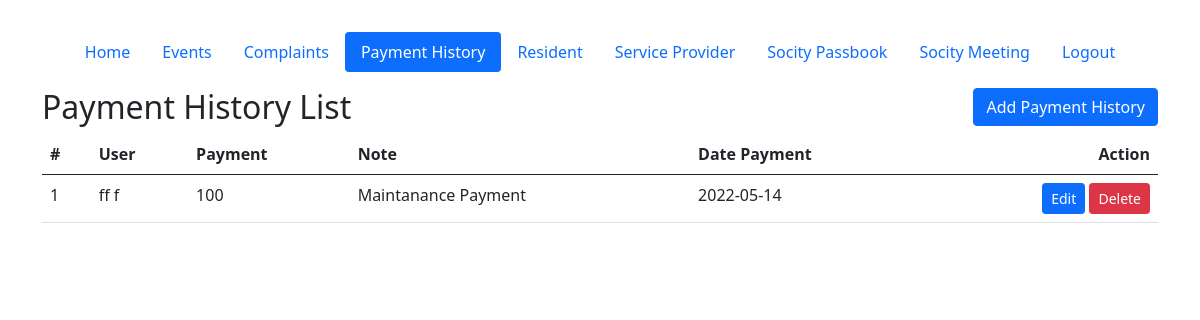
Page /admin/PaymentHistory.php (signed in) on the committed database.
### tables this page shows
CREATE TABLE `paymenthistory` (
  `id` int(11) NOT NULL,
  `user_id` int(11) NOT NULL,
  `payment` int(11) NOT NULL,
  `note` text NOT NULL,
  `date_payment` date NOT NULL,
  `date_added` datetime NOT NULL
);

### admin/db.php (called while the page is built, shortened)
<?php
$base_url = "http://".$_SERVER['HTTP_HOST'];
$base_url .= str_replace(basename($_SERVER['SCRIPT_NAME']),"",$_SERVER['SCRIPT_NAME']);
?>

### admin/PaymentHistory.php (the view, shortened to what this page needs)
<?php
require("header.php");
$sql = "SELECT paymenthistory.*,CONCAT(user.fname,' ',user.lname) AS uname  FROM paymenthistory LEFT JOIN user ON (user.id = paymenthistory.user_id) ORDER BY id DESC" ;
$data = array();
$result = $mysqli->query($sql);
if ($result->num_rows > 0) {
    while ($row = mysqli_fetch_assoc($result)){
    	$data[] = $row;
    }
}
?>
<header class="d-flex justify-content-center py-3">
	<ul class="nav nav-pills">
	  <li class="nav-item"><a href="<?= $base_url ?>Home.php" class="nav-link " aria-current="page">Home</a></li>
	  <li class="nav-item"><a href="<?= $base_url ?>Events.php" class="nav-link ">Events</a></li>
	  <li class="nav-item"><a href="<?= $base_url ?>Complaints.php" class="nav-link">Complaints</a></li>
	  <li class="nav-item"><a href="<?= $base_url ?>PaymentHistory.php" class="nav-link active">Payment History</a></li>
	  <li class="nav-item"><a href="<?= $base_url ?>Resident.php" class="nav-link ">Resident</a></li>
	  <li class="nav-item"><a href="<?= $base_url ?>ServiceProvider.php" class="nav-link ">Service Provider</a></li>
	  <li class="nav-item"><a href="<?= $base_url ?>SocityPassbook.php" class="nav-link ">Socity Passbook</a></li>
	  <li class="nav-item"><a href="<?= $base_url ?>SocMeeting.php" class="nav-link">Socity Meeting</a></li>
<li class="nav-item"><a href="<?= $base_url ?>?logout=1" class="nav-link">Logout</a></li>
	</ul>
</header>
<div class="row">
	<div class="col-6">
		<h2>Payment History List</h2>
	</div>
	<div class="col-6 text-end">
		<a href="paymenthistoryAdd.php" class="btn btn-primary">Add Payment History</a>
	</div>
	<div class="col-12">
		<table class="table">
		  <thead>
		    <tr>
		      <th scope="col">#</th>
		      <th scope="col">User</th>
		      <th scope="col">Payment</th>
		      <th scope="col">Note</th>
		      <th scope="col">Date Payment</th>
		      <th scope="col" class="text-end">Action</th>
		    </tr>
		  </thead>
		  <tbody>
		  	<?php if($data){ ?>
		  		<?php $i = 1; foreach ($data as $key => $value) { ?>
		  			<tr>
		  				<td><?= $i ?></td>
		  				<td><?= $value['uname'] ?></td>
		  				<td><?= $value['payment'] ?></td>
		  				<td><?= $value['note'] ?></td>
		  				<td><?= $value['date_payment'] ?></td>
		  				<td class="text-end">
		  					<a class="btn btn-primary btn-sm" href="<?= $base_url ?>paymenthistoryAdd.php?id=<?= $value['id'] ?>">Edit</a>
		  					<a class="btn btn-danger btn-sm" onclick="if(!confirm('Sure You Want To Delete Record?')){return false;}" href="<?= $base_url ?>Events.php?delete=<?= $value['id'] ?>">Delete</a>
		  				</td>
		  			</tr>
		  		<?php $i++; } ?>
		  	<?php }else{ ?>
		  		<tr>
		  			<td align="center" colspan="6">Record Not Found</td>
		  		</tr>
		  	<?php } ?>
		  </tbody>
		</table>
	</div>
</div>
<?php
require("footer.php")
?>

### rows in the picture
paymenthistory: uname "ff f", payment "100", note "Maintanance Payment", date_payment "2022-05-14"
